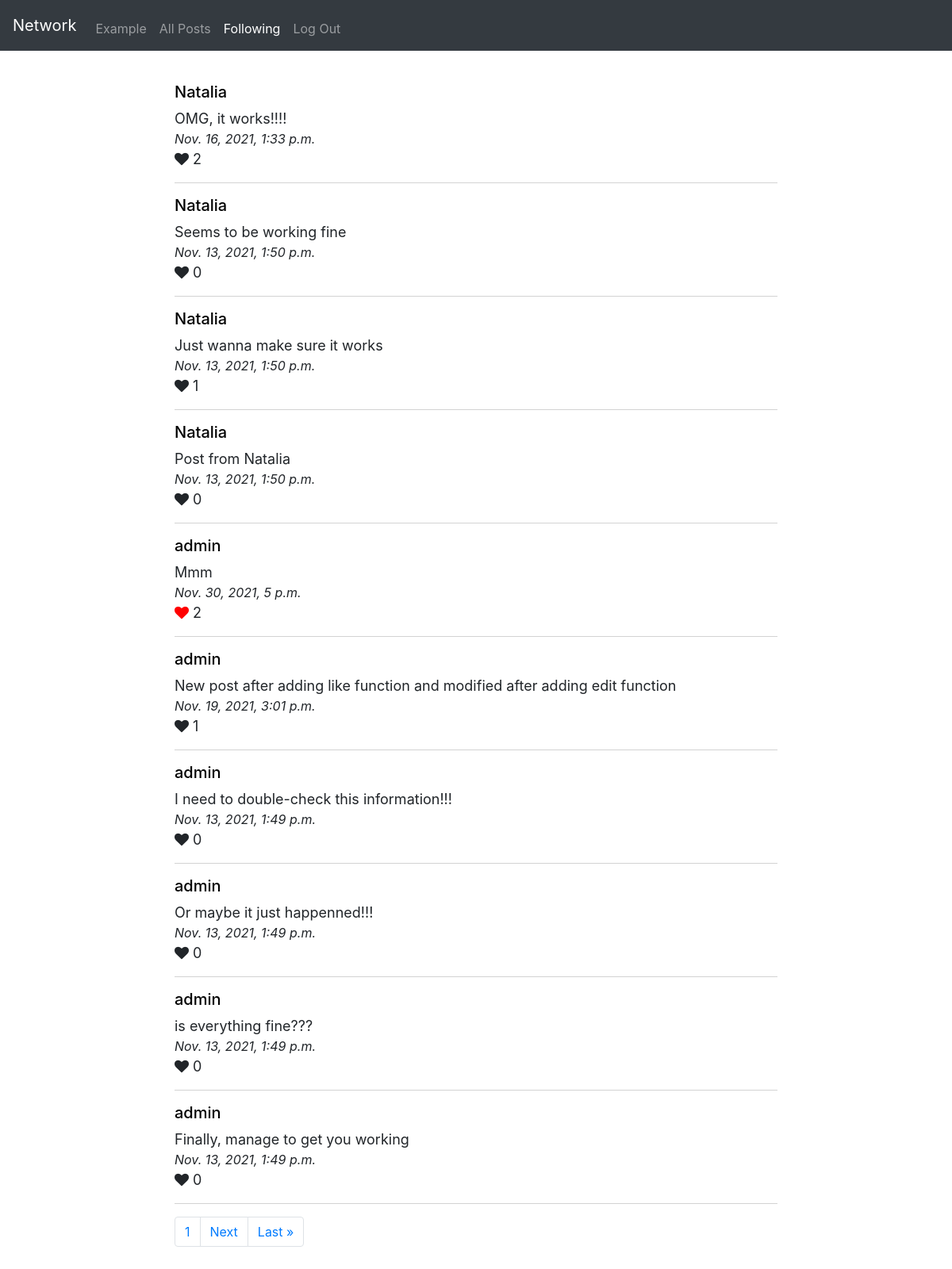
The page /following (signed in) on the database its author committed.
### network/models.py (models this page shows, shortened)
class User(AbstractUser):
    pass

class Post(models.Model):
    author = models.ForeignKey(Profile, on_delete=models.CASCADE, related_name='author')
    post_date = models.DateTimeField(default=datetime.now)
    content = models.TextField()
    likes = models.ManyToManyField(Profile, blank=True, related_name='likes')

class Profile(models.Model):
    user = models.OneToOneField(User, on_delete=models.CASCADE, related_name="profile")
    relationships = models.ManyToManyField('self', through='Relationship', symmetrical=False, related_name='related_to')
    profile_img = models.ImageField(default="default.jpg", upload_to="profile_pic")
    def get_following(self):
        return self.relationships.filter(to_user__from_user=self)
    def __str__(self):
        return f"{self.user}"

### network/views.py (the view)
# urls.py: path("following", views.following, name="following"),
@login_required
def following(request):
    user_profile = Profile.objects.get(user=request.user)
    following_posts = []
    for user in list(user_profile.get_following()):
        following_posts.extend(Post.objects.filter(author=user).order_by('post_date').reverse())
    paginator = Paginator(following_posts, 10)
    page_number = request.GET.get('page', 1)
    page_obj = paginator.get_page(page_number)
    return render(request, "network/following.html", {"page_obj": page_obj, "user_profile": user_profile})

### network/templates/network/following.html
{% extends "network/layout.html" %}
{% load static %}
{% block body %}
{% if user.is_authenticated %}
    <div id='posts'>
        {% if page_obj|length == 0 %}
            Nothing here yet because you don't follow anyone
        {% else %}
            {% for post in page_obj %}
            <div name='post'>
                <h5> <a href="{% url 'profile' post.author.id %}" class="black_link"> {{ post.author }} </a></h5>
                {{ post.content }}
                <div class='post_date'>
                    {{ post.post_date }}
                </div>
                {% if user_profile in post.likes.all %}
                <i class="fa fa-heart" style="color:red" id='heart' data-post-id="{{ post.id }}"></i>
                {% else %}
                <i class="fa fa-heart" id='heart' data-post-id="{{ post.id }}"></i>
                {% endif %}
                <span id="post{{ post.id }}">{{ post.likes.count }}</span>
                <div><hr class="solid"></div>
            </div>
            {% endfor %}
        {% endif %}
    </div>
{% endif %}
{% endblock %}

### network/templates/network/layout.html (shortened to what this page needs)
{% load static %}
<!DOCTYPE html>
<html lang="en">
    <head>
        <link rel="stylesheet" href="https://cdnjs.cloudflare.com/ajax/libs/font-awesome/4.7.0/css/font-awesome.min.css">
        <link rel="stylesheet" href="https://stackpath.bootstrapcdn.com/bootstrap/4.4.1/css/bootstrap.min.css">
        <link href="{% static 'network/styles.css' %}" rel="stylesheet">
    </head>
    <body>
        <nav class="navbar navbar-expand-lg navbar-dark bg-dark">
            <a class="navbar-brand" href="{% url 'index' %}">Network</a>
            <div class="collapse navbar-collapse" id="navbar">
                <ul class="navbar-nav mr-auto mt-2">
                    {% if user.is_authenticated %}
                        {% url 'profile' user_profile.id as url %}
                        <li class="nav-item {% if request.path == url %} active {% endif %}">
                            <a class="nav-link" href="{{ url }}">{{ user.username }}</a>
                        </li>
                        {% url 'index' as url %}
                        <li class="nav-item {% if request.path == url %}active{% endif %}">
                            <a class="nav-link" href="{{ url }}">All Posts</a>
                        </li>
                        {% url 'following' as url %}
                        <li class="nav-item {% if request.path == url %}active{% endif %}">
                            <a class="nav-link" href="{{ url }}">Following</a>
                        </li>
                        {% url 'logout' as url %}
                        <li class="nav-item {% if request.path == url %}active{% endif %}">
                            <a class="nav-link" href="{{ url }}">Log Out</a>
                        </li>
                    {% endif %}
                </ul>
            </div>
        </nav>
        <div class="body">
            {% block body %}
            {% endblock %}
            <div class="footer">
                <footer>
                    <ul class="pagination">
                        <li class="page-item"><a class="page-link" href="?page={{ page_obj.number }}" id="current_page"> {{ page_obj.number }}</a></li>
                        {% if page_obj.has_next %}
                            <li class="page-item"><a class="page-link" href="?page={{ page_obj.next_page_number }}">Next</a></li>
                            <li class="page-item"><a class="page-link" href="?page={{ page_obj.paginator.num_pages }}">Last &raquo;</a></li>
                        {% endif %}
                    </ul>
                </footer>
            </div>
        </div>
    </body>
</html>

### network/static/network/styles.css (style rules this page uses)
.body { max-width: 800px; margin: 0 auto; padding: 20px; }
.black_link { color: black; }
.post_date { font-size: medium; font-style: italic; }
hr.solid { border-top: 1px solid lightgray; }
#posts { padding-top: 20px !important; max-width: 800px; margin: 0 auto; font-size: large; }
.footer { bottom: 0; }

### rows shown on the page
User: username "Example"
Post: author "Natalia", content "OMG, it works!!!!", post_date "Nov. 16, 2021, 1:33 p.m.", likes.count "2"
Post: author "Natalia", content "Seems to be working fine", post_date "Nov. 13, 2021, 1:50 p.m.", likes.count "0"
Post: author "Natalia", content "Just wanna make sure it works", post_date "Nov. 13, 2021, 1:50 p.m.", likes.count "1"
Post: author "Natalia", content "Post from Natalia", post_date "Nov. 13, 2021, 1:50 p.m.", likes.count "0"
Post: author "admin", content "Mmm", post_date "Nov. 30, 2021, 5 p.m.", likes.count "2"
Post: author "admin", content "New post after adding like function and modified after adding edit function", post_date "Nov. 19, 2021, 3:01 p.m.", likes.count "1"
Post: author "admin", content "I need to double-check this information!!!", post_date "Nov. 13, 2021, 1:49 p.m.", likes.count "0"
Post: author "admin", content "Or maybe it just happenned!!!", post_date "Nov. 13, 2021, 1:49 p.m.", likes.count "0"
Post: author "admin", content "is everything fine???", post_date "Nov. 13, 2021, 1:49 p.m.", likes.count "0"
Post: author "admin", content "Finally, manage to get you working", post_date "Nov. 13, 2021, 1:49 p.m.", likes.count "0"

### other values the page prints
{{ page_obj.number }} "1"
